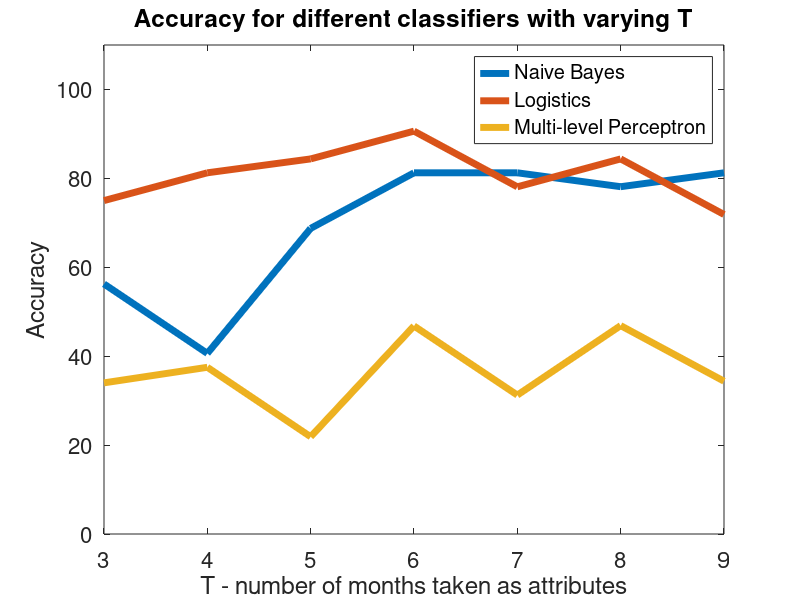
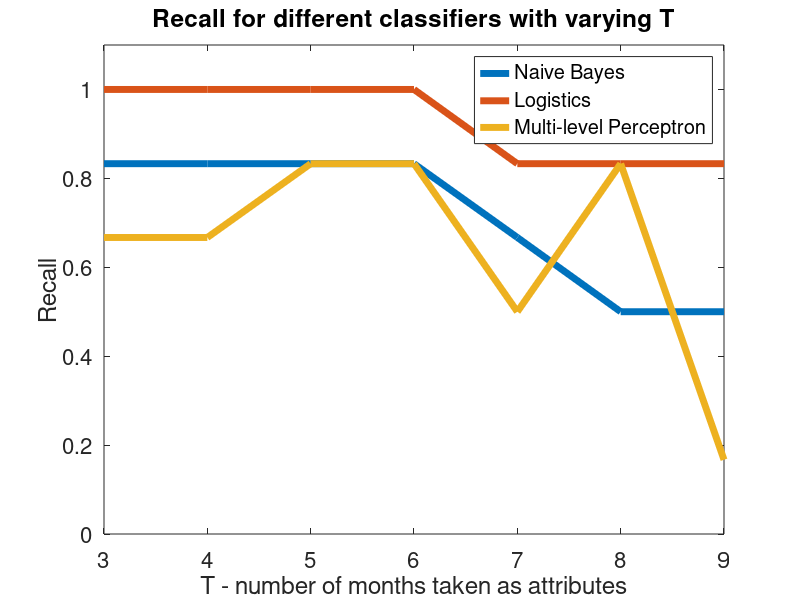

Write the MATLAB code that produced these figures, in order.
a=[.5625,0.833,.75,1,.34,0.667;.40625,.833,.8125,1,.375,.667;.6875,.833,.84375,1,.21875,.833;.8125,.833,.90625,1,.468,.833;.8125,.667,.781,.833,.3125,.5;.78125,.5,.84375,.833,.46875,.833;.8125,.5,.71875,.833,.34375,.167];

b=[3,4,5,6,7,8,9]

accu_nb=a(:,1)*100
accu_log=a(:,3)*100
accu_mp=a(:,5)*100
rec_nb=a(:,2)
rec_log=a(:,4)
rec_mp=a(:,6)

h = plot(b,accu_nb,b,accu_log,b,accu_mp);
title('Accuracy for different classifiers with varying T',"fontsize",20)
xlabel("T - number of months taken as attributes","fontsize",20)
ylabel("Accuracy","fontsize",20)
set(h,"linewidth",5)
axis([3,9,0,110])
set(gca,'fontsize',16)
legend("Naive Bayes","Logistics","Multi-level Perceptron")
print('Accuracy.png','-dpng')

h = plot(b,rec_nb,b,rec_log,b,rec_mp);
title('Recall for different classifiers with varying T',"fontsize",20)
xlabel("T - number of months taken as attributes","fontsize",20)
ylabel("Recall","fontsize",20)
set(h,"linewidth",5)
axis([3,9,0.0,1.10])
set(gca,'fontsize',16)
legend("Naive Bayes","Logistics","Multi-level Perceptron")
print('Recall.png','-dpng')
